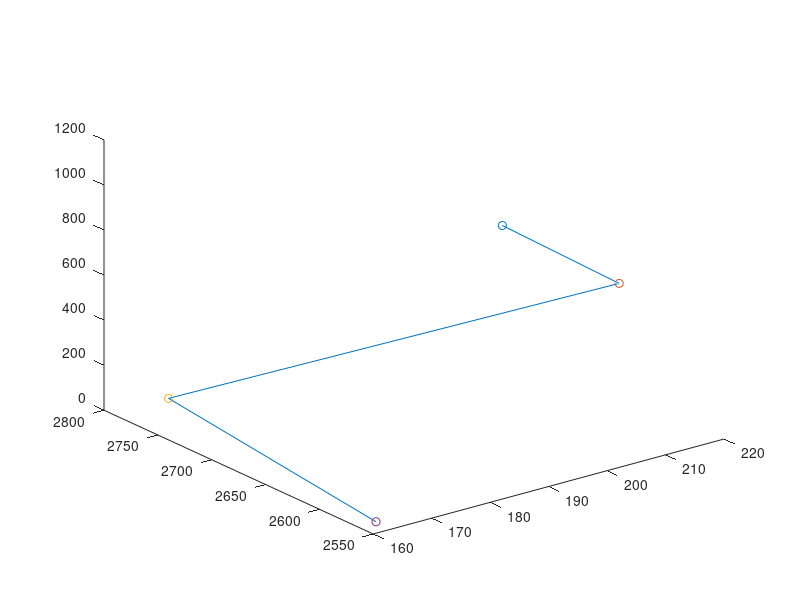
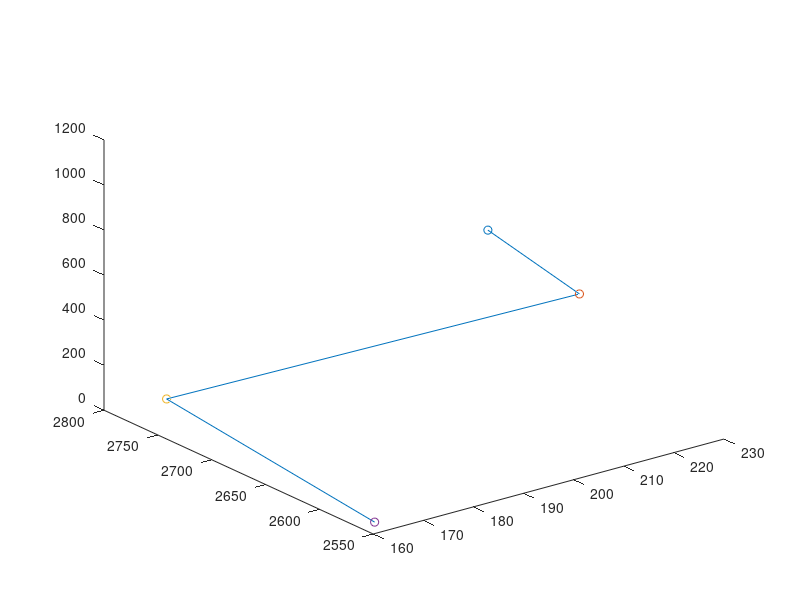
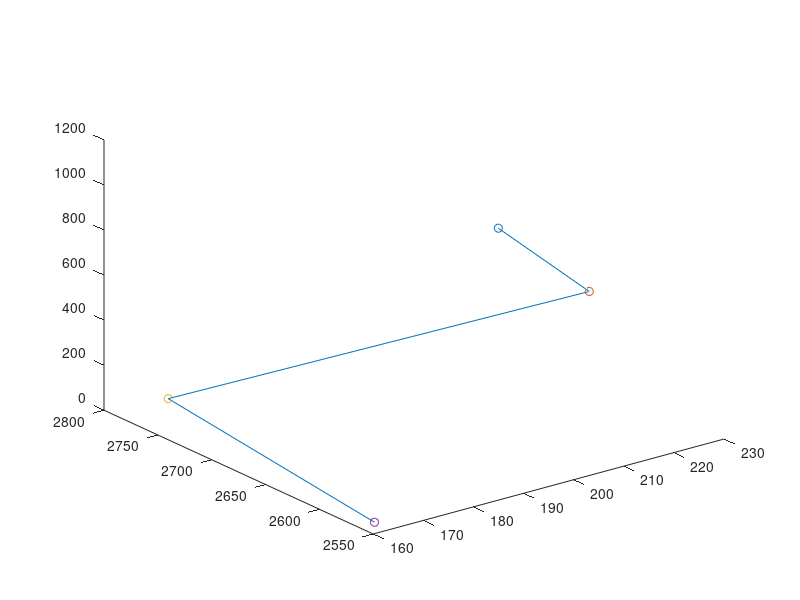
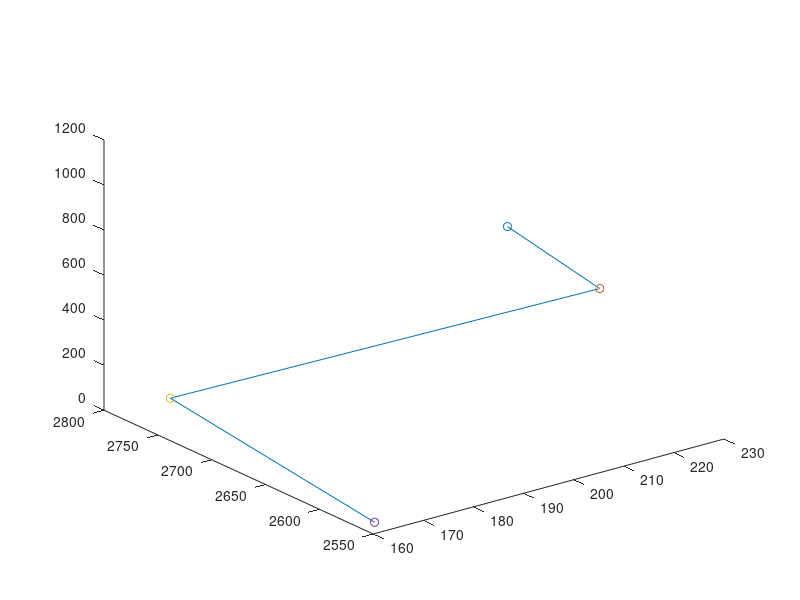

MATLAB code for these plots, in order:
clear all
close all
clc

% adding the paths and loading data

addpath(genpath('Healthy Recordings\Subject6\FLOAT'));

load('S6_FLOAT.mat');


%
Vector=zeros(4*size(S6_FLOAT.T_01.Raw.Kin.LHIP,1),3);

k=1;

for i=1:size(S6_FLOAT.T_01.Raw.Kin.LHIP)
Vector(k,:)=S6_FLOAT.T_01.Raw.Kin.LHIP(i,:);
Vector(k+1,:)=S6_FLOAT.T_01.Raw.Kin.LKNE(i,:);
Vector(k+2,:)=S6_FLOAT.T_01.Raw.Kin.LANK(i,:);
Vector(k+3,:)=S6_FLOAT.T_01.Raw.Kin.LTOE(i,:);

k=k+4;
end

k=1;
for i=1:4:size(S6_FLOAT.T_01.Raw.Kin.LHIP,1)/10
    figure;
    
    plot3(Vector(i:3+i,1),Vector(i:i+3,2),Vector(i:i+3,3));
    hold on
    scatter3(S6_FLOAT.T_01.Raw.Kin.LHIP(k,1),S6_FLOAT.T_01.Raw.Kin.LHIP(k,2),S6_FLOAT.T_01.Raw.Kin.LHIP(k,3));
    hold on
    scatter3(S6_FLOAT.T_01.Raw.Kin.LKNE(k,1),S6_FLOAT.T_01.Raw.Kin.LKNE(k,2),S6_FLOAT.T_01.Raw.Kin.LKNE(k,3))
    hold on
    scatter3(S6_FLOAT.T_01.Raw.Kin.LANK(k,1),S6_FLOAT.T_01.Raw.Kin.LANK(k,2),S6_FLOAT.T_01.Raw.Kin.LANK(k,3))
    hold on
    scatter3(S6_FLOAT.T_01.Raw.Kin.LTOE(k,1),S6_FLOAT.T_01.Raw.Kin.LTOE(k,2),S6_FLOAT.T_01.Raw.Kin.LTOE(k,3))
    k=k+1;
end